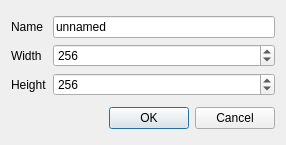
<?xml version="1.0" encoding="UTF-8"?>
<ui version="4.0">
 <class>NewMapDialog</class>
 <widget class="QDialog" name="NewMapDialog">
  <property name="windowModality">
   <enum>Qt::NonModal</enum>
  </property>
  <property name="geometry">
   <rect>
    <x>0</x>
    <y>0</y>
    <width>286</width>
    <height>145</height>
   </rect>
  </property>
  <property name="windowTitle">
   <string>New map</string>
  </property>
  <property name="sizeGripEnabled">
   <bool>false</bool>
  </property>
  <property name="modal">
   <bool>true</bool>
  </property>
  <layout class="QVBoxLayout" name="verticalLayout">
   <item>
    <layout class="QGridLayout" name="gridLayout">
     <item row="0" column="0">
      <widget class="QLabel" name="label">
       <property name="text">
        <string>Name</string>
       </property>
      </widget>
     </item>
     <item row="1" column="0">
      <widget class="QLabel" name="label_2">
       <property name="text">
        <string>Width</string>
       </property>
      </widget>
     </item>
     <item row="2" column="0">
      <widget class="QLabel" name="label_3">
       <property name="text">
        <string>Height</string>
       </property>
      </widget>
     </item>
     <item row="1" column="1">
      <widget class="QSpinBox" name="width">
       <property name="minimum">
        <number>1</number>
       </property>
       <property name="maximum">
        <number>1024</number>
       </property>
       <property name="value">
        <number>256</number>
       </property>
      </widget>
     </item>
     <item row="2" column="1">
      <widget class="QSpinBox" name="height">
       <property name="minimum">
        <number>1</number>
       </property>
       <property name="maximum">
        <number>1024</number>
       </property>
       <property name="value">
        <number>256</number>
       </property>
      </widget>
     </item>
     <item row="0" column="1">
      <widget class="QLineEdit" name="name">
       <property name="text">
        <string>unnamed</string>
       </property>
      </widget>
     </item>
    </layout>
   </item>
   <item>
    <widget class="QDialogButtonBox" name="buttonBox">
     <property name="orientation">
      <enum>Qt::Horizontal</enum>
     </property>
     <property name="standardButtons">
      <set>QDialogButtonBox::Cancel|QDialogButtonBox::Ok</set>
     </property>
    </widget>
   </item>
  </layout>
 </widget>
 <resources/>
 <connections>
  <connection>
   <sender>buttonBox</sender>
   <signal>accepted()</signal>
   <receiver>NewMapDialog</receiver>
   <slot>accept()</slot>
   <hints>
    <hint type="sourcelabel">
     <x>248</x>
     <y>254</y>
    </hint>
    <hint type="destinationlabel">
     <x>157</x>
     <y>274</y>
    </hint>
   </hints>
  </connection>
  <connection>
   <sender>buttonBox</sender>
   <signal>rejected()</signal>
   <receiver>NewMapDialog</receiver>
   <slot>reject()</slot>
   <hints>
    <hint type="sourcelabel">
     <x>316</x>
     <y>260</y>
    </hint>
    <hint type="destinationlabel">
     <x>286</x>
     <y>274</y>
    </hint>
   </hints>
  </connection>
 </connections>
</ui>
